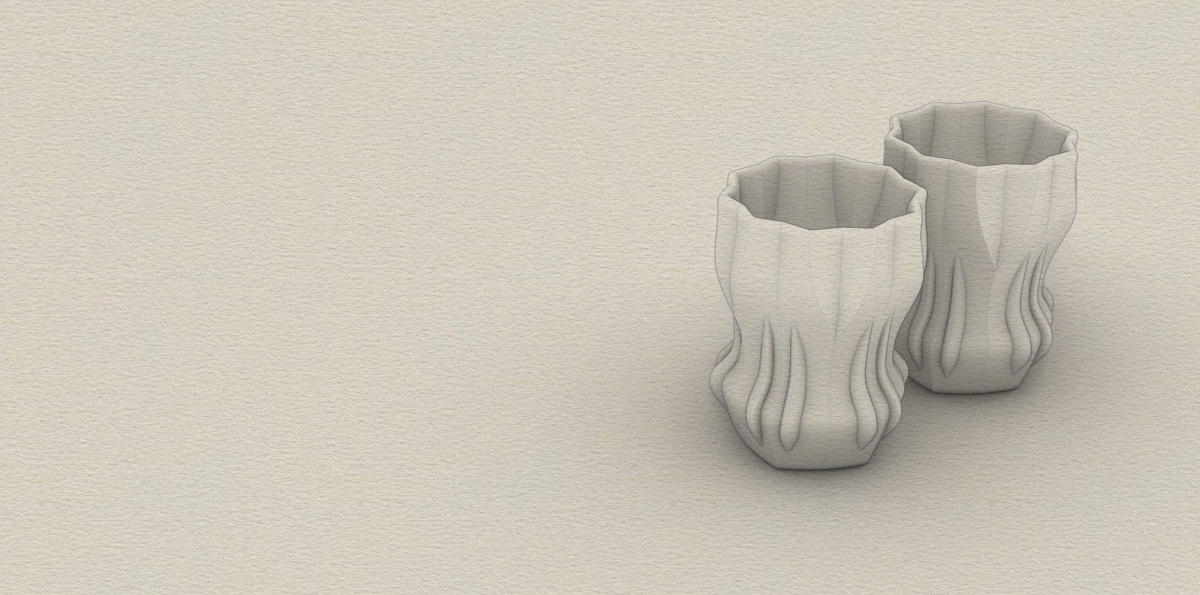
#> input picture src/content/made/brain-trust-shot-glasses/glasses-render.jpg, 2400 x 1190 px (shown at 1/2 size)
$ python warm-highlights.py ../src/content/made/brain-trust-shot-glasses/glasses-render.jpg out.png
#> lines starting #> are read from the running program, lines starting #| are printed output that depends on the picture
#> in main, img is the input picture: PIL image 2400x1190 RGB; mean R, G, B 203.1, 196.4, 183.2
"""
Warm the bright white lantern highlights in a photo, very subtly.

What it does:
1. Finds the near-white, blown-out areas (the glowing lantern shades).
2. Keeps only the big ones (drops small sparkles like the distant pole light).
3. Feathers that mask so the change fades in gently, with no hard edges.
4. Blends those areas toward a soft amber (#ffcc88 by default) at low strength,
   so the lanterns read as warm light instead of flat white.
The rest of the photo is left untouched.

Usage:
  python3 scripts/warm-highlights.py IN.jpg OUT.jpg [--tint ffcc88] [--strength 0.45] [--threshold 215]
  Add --mask MASK.png to also save the mask, for checking what was selected.
"""
import argparse

import numpy as np
from PIL import Image, ImageFilter


def build_mask(img: Image.Image, threshold: int, min_size: int) -> Image.Image:
#> called with threshold = 215, min_size = 15
    rgb = np.asarray(img, dtype=np.float32)
    luma = rgb @ np.array([0.299, 0.587, 0.114], dtype=np.float32)
    spread = rgb.max(axis=2) - rgb.min(axis=2)  # low spread = close to white, not colored
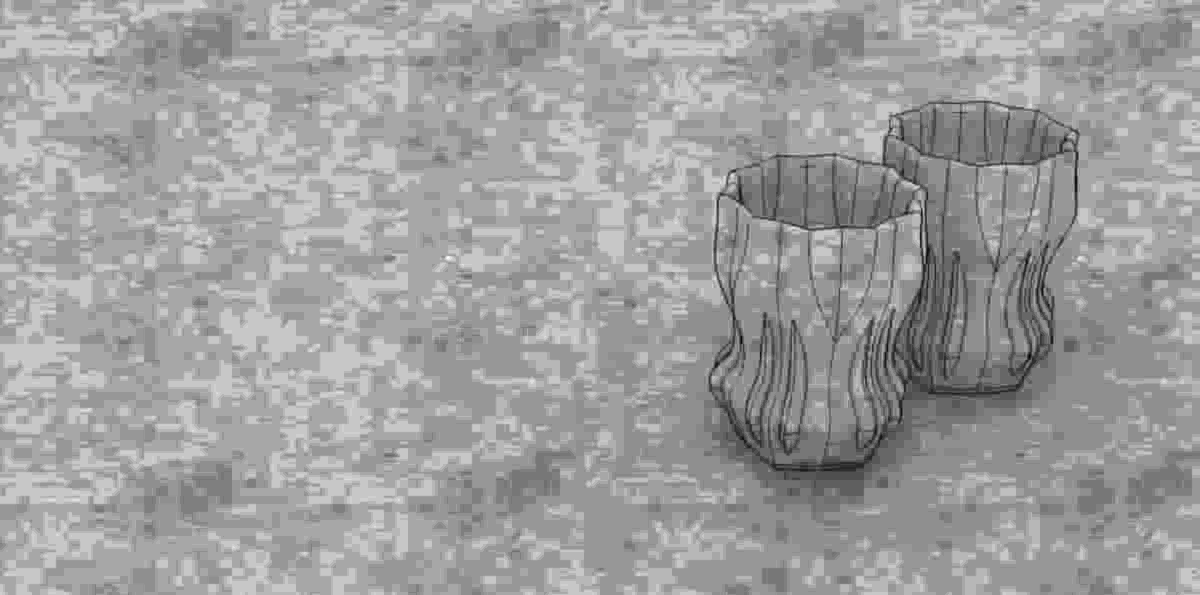
#> spread: shape (1190, 2400) float32 (shown at 1/2 size); min 0, max 32, mean 19.9; drawn with min black and max white
    hard = ((luma >= threshold) & (spread <= 60)).astype(np.uint8) * 255
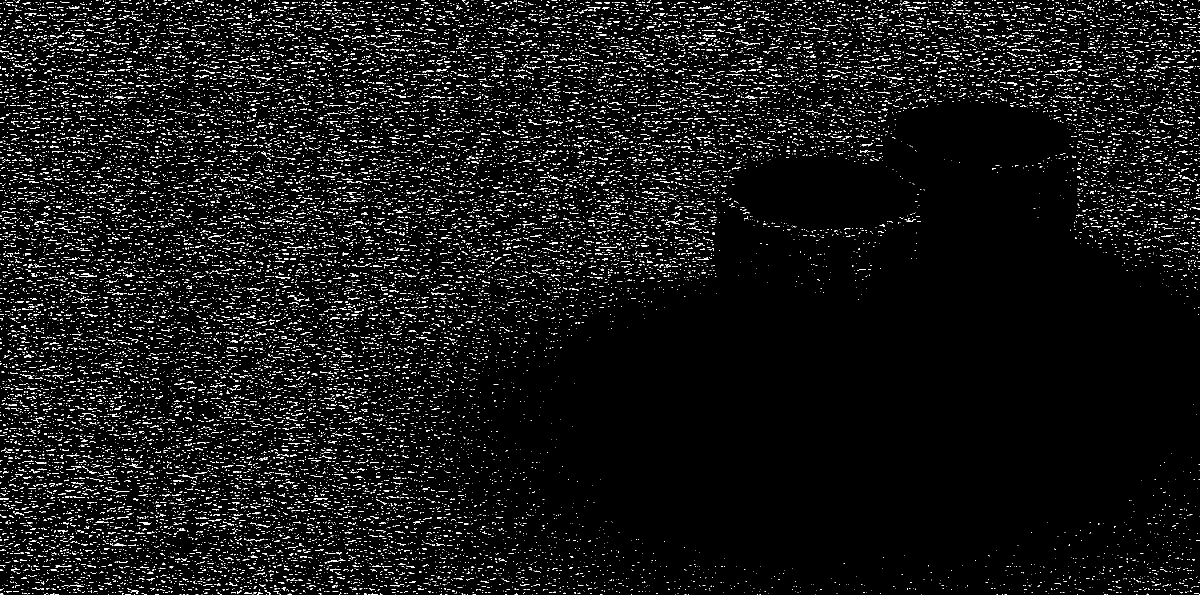
#> hard: shape (1190, 2400) (shown at 1/2 size); 5.3% white in thin lines or dots
    mask = Image.fromarray(hard, "L")

    # Drop small specks: shrink, then grow back. Anything narrower than min_size disappears.
    mask = mask.filter(ImageFilter.MinFilter(min_size)).filter(ImageFilter.MaxFilter(min_size))
#> mask: PIL image 2400x1190 L; every value is 0
    # Grow a little past the hot core, then feather, so the glow's edges blend too
    mask = mask.filter(ImageFilter.MaxFilter(9))
    radius = max(img.size) / 120
#> radius = 20
    return mask.filter(ImageFilter.GaussianBlur(radius))


def warm(img: Image.Image, mask: Image.Image, tint: str, strength: float) -> Image.Image:
#> called with tint = 'ffcc88', strength = 0.45
    rgb = np.asarray(img, dtype=np.float32) / 255
    t = np.array([int(tint[i : i + 2], 16) for i in (0, 2, 4)], dtype=np.float32) / 255
    m = (np.asarray(mask, dtype=np.float32) / 255)[..., None] * strength
#> m: shape (1190, 2400, 1) float32; every value is 0

    # Multiply by the tint keeps detail and shading; brightest areas shift most toward amber
    warmed = rgb * t
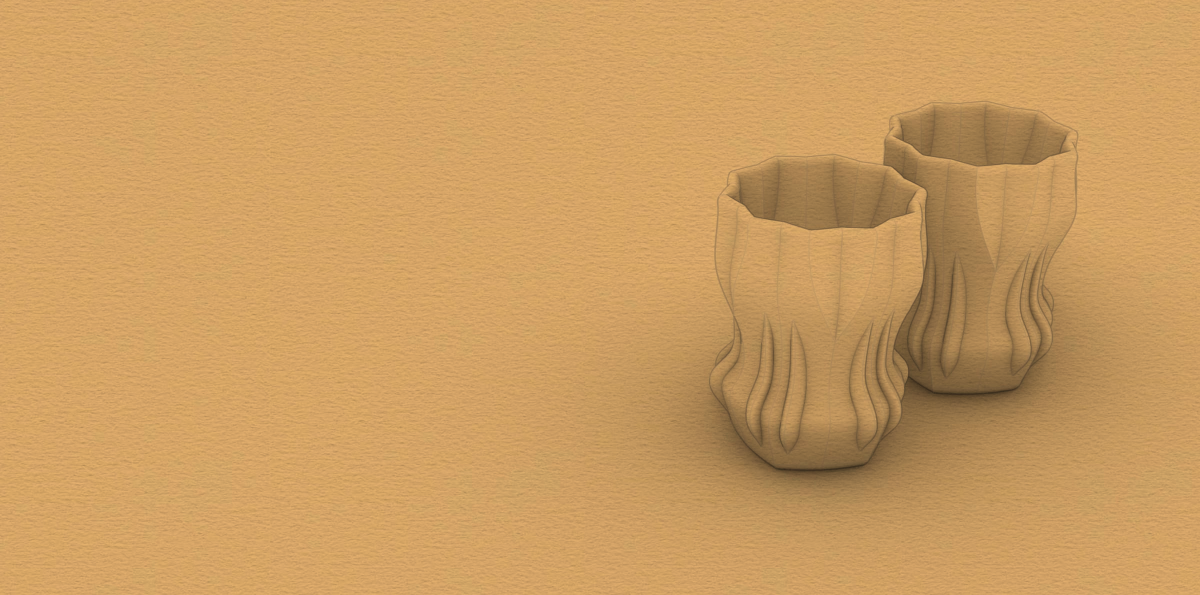
#> warmed: shape (1190, 2400, 3) float32 (shown at 1/2 size); mean R, G, B 0.793, 0.613, 0.381
    # Lift slightly so the lanterns still glow rather than turning muddy
    warmed = 1 - (1 - warmed) * 0.85
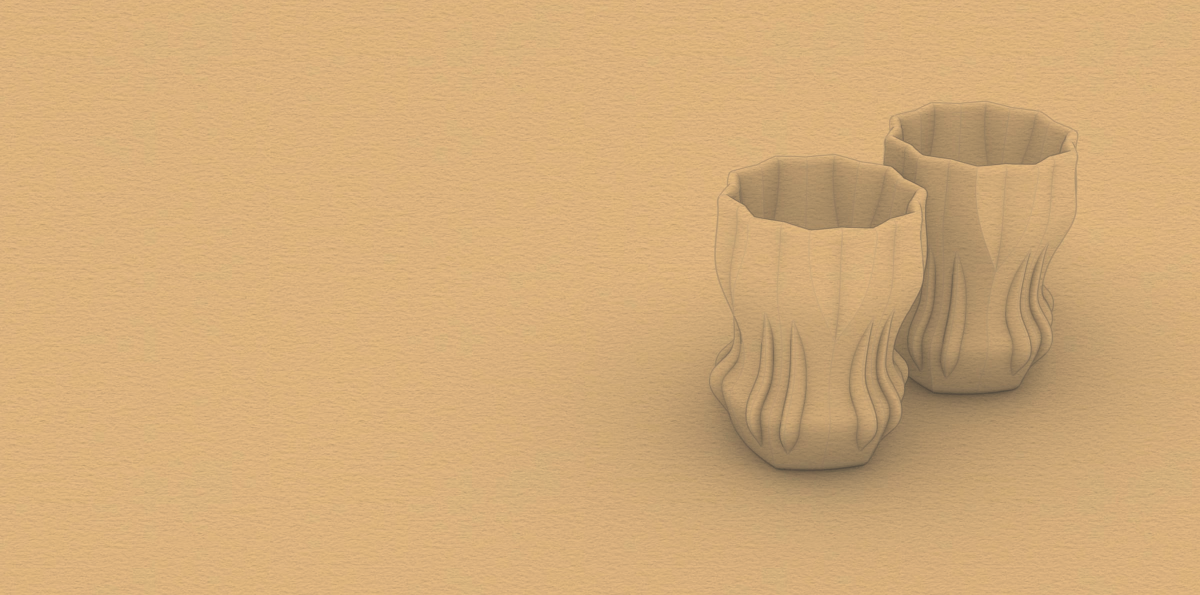
#> warmed: shape (1190, 2400, 3) float32 (shown at 1/2 size); mean R, G, B 0.824, 0.675, 0.48
    out = rgb * (1 - m) + warmed * m
    return Image.fromarray((out.clip(0, 1) * 255 + 0.5).astype(np.uint8), "RGB")


def main():
    ap = argparse.ArgumentParser(description=__doc__, formatter_class=argparse.RawDescriptionHelpFormatter)
    ap.add_argument("src")
    ap.add_argument("out")
    ap.add_argument("--tint", default="ffcc88", help="hex color to warm toward")
    ap.add_argument("--strength", type=float, default=0.45, help="0 = no change, 1 = full tint")
    ap.add_argument("--threshold", type=int, default=215, help="how bright (0-255) counts as a highlight")
    ap.add_argument("--min-size", type=int, default=15, help="ignore bright spots smaller than this (px)")
    ap.add_argument("--mask", help="optional path to save the mask for checking")
    args = ap.parse_args()

    img = Image.open(args.src).convert("RGB")
    mask = build_mask(img, args.threshold, args.min_size)
    if args.mask:
        mask.save(args.mask)
    warm(img, mask, args.tint.lstrip("#"), args.strength).save(
        args.out, quality=85, optimize=True, progressive=True
    )


if __name__ == "__main__":
    main()
